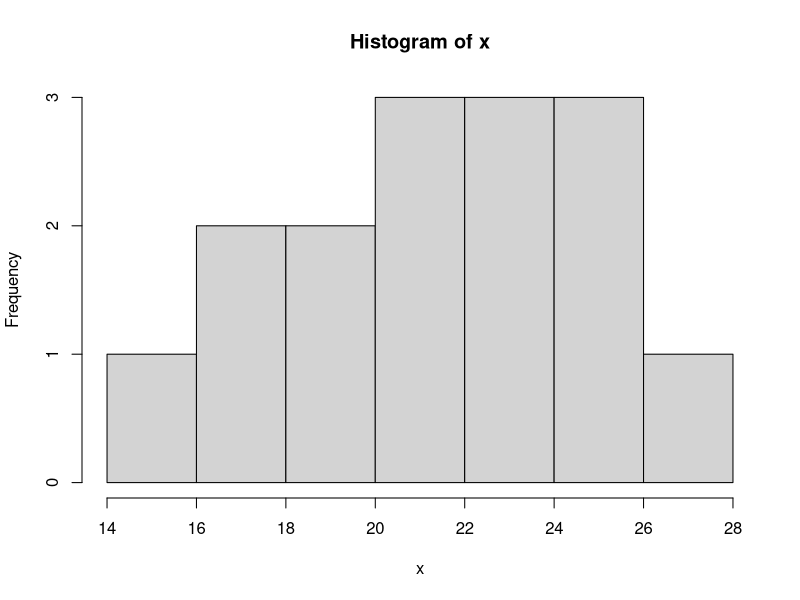
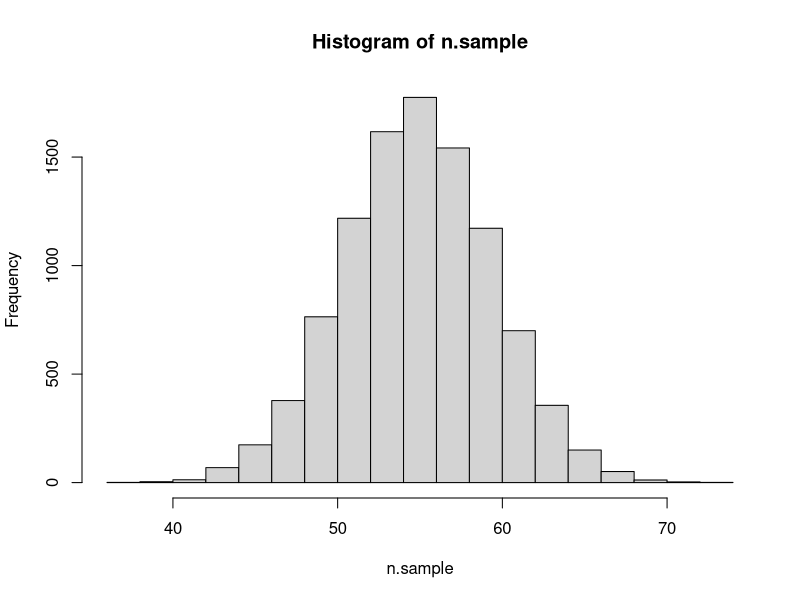

These figures' R source, in order:
install.packages("e1071")
library(e1071) 

# 1
x <- c(19.09, 19.55, 17.89, 17.73, 25.15, 27.27, 25.24, 21.05, 21.65, 20.92, 22.61, 15.71, 22.04, 22.60, 24.25)
print(skewness(x))
print(kurtosis(x))
hist(x)

# 2
n.sample <- rnorm(n = 10000, mean = 55, sd = 4.5)
skewness(n.sample)
kurtosis(n.sample)
hist(n.sample)

# 3
v <- c(88, 95, 92, 97, 96, 97, 94, 86, 91, 95, 97, 88, 85, 76, 68)

# 4
duration = faithful$eruptions     # eruption durations 
moment(duration, order=0, center=TRUE)
print(skewness(duration))
print(kurtosis(duration))

# 5
pbinom(4, 12, 0.2)

# 6
pnorm(84, mean=72, sd=15.2, lower.tail=FALSE)

# 7
## P(X)
wha <- seq(1,7,by = 1)
dbinom(wha, 7, 0.4)

## P(X = 3)
dbinom(3, 7, 0.4)

## P(X = 5)
dbinom(5, 7, 0.4)

## P(X <= 3)
pbinom(3, 7, 0.4)

xis3 <- dbinom(1, 7, 0.4) + dbinom(2, 7, 0.4) + dbinom(3, 7, 0.4)
print(xis3)

## P(X > 3)
pbinom(3, 7, 0.7)

## P(X >= 4)

#Method 1
pbinom(4, 7, 0.4)

# Method 2
x <- c(4,5,6,7)
pbinom(x, 7, 0.4)

# Method 3
x1 <- seq(4, 7 , by = 1)
pbinom(x1, 7, 0.4)

# Method 4
x3 <- 1 - pbinom(4, 7, 0.4) + dbinom(4, 7, 0.4)
x3

# 8
## P(X)
wha2 <- seq(1, 30, by = 1)
dnorm(wha2, 15, 0.3)

## P(X = 30)
dnorm(30, 15, 0.3)

## P(X >= 21)
x4 <- 1 - pnorm(21, 15, 0.3) + dnorm(21, 15, 0.3)
x4